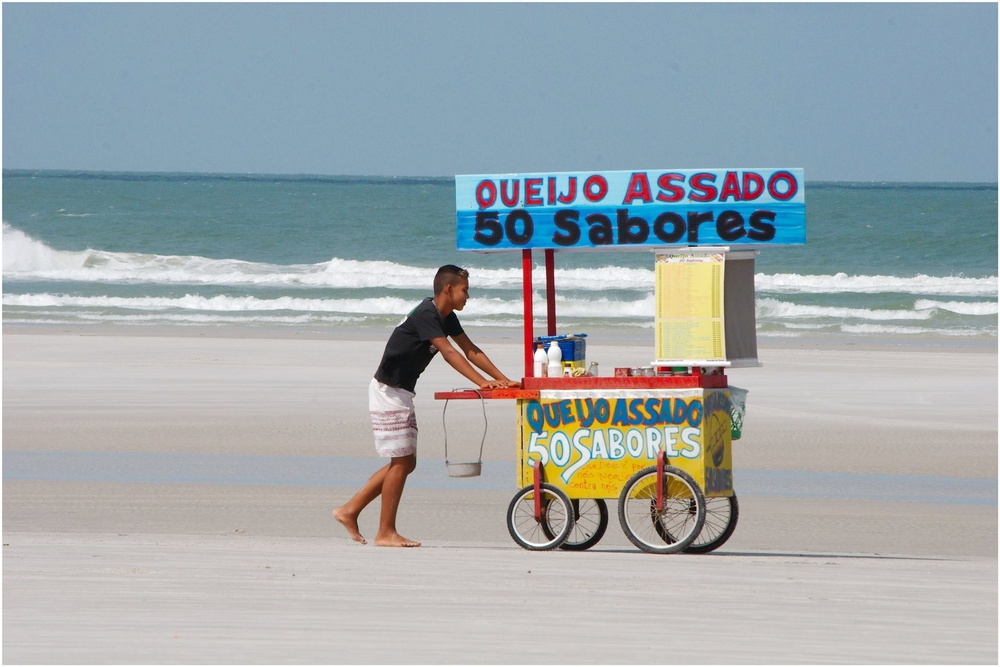
#> input picture Lab_5/salinas_beach_queijo_asado.jpg, 1000 x 667 px, shrunk from 2048 x 1367 before the run, found by its file name
$ jupyter execute lab_05.ipynb
#> lines starting #> are read from the running program, lines starting #| are printed output that depends on the picture; long printed decimals are rounded
## Universidad de Monterrey
Engineering Division
Laboratory of Advanced Robotics

### Lab 5: Blending images and measuring code performance
Authors: Laura Morales, Miguel Benavides

### Introduction

The following practice consists on analyzing images in order to get their properties such as number of channels and image resolution, we will also work with retrieving intensity values of pixels, setting a region of interest, blending images, performing bitwise operations, and measuring the performance of your code. This report will be divided in three different codes. The first one consists, on adding images, the second one is about blending images, and the third one is about analyzing the code performance. More specific detalis about each code will be provided below.

### Procedure

For this practice, the following tools were required:

* Raspberry Pi with WiFi connection capabilities
* Jupyter Notebook
* Python >= 3.5.2
* OpenCV 3.2
* Git
* GitHub account
* Markdown editor (recommended: ReText 5.3.1)

The base codes for each part of the practice were provided by the instructor but the authors of this report also contributed to the program in order to accomplish the desired objective.

### Adding images

This program consists on the addition or overlay of two images. The objective of this program is to use both possible methods to accomplish this superimposition and compare them to see if there are any differences. Firstable we need to import both images (a validation of this process was added so that the program wouldn't run unless it had an image), then both images were converted to RGB using a method previously learned, and finally, both images were added by the `add()` method from the cv2 library, and the `+` from the numpy library, both of the original images and the superimposed ones were displayed to show the results.

[cell 1]
"""
	add_images.py

	This codes lets you superimpose two images using the + operation
	from the numpy library and the add() method from the cv2 library.
	author: Miguel Benavides
	date created: 3 May 2018
	universidad de monterrey
"""

# import required libraries
import numpy as np
import matplotlib.pyplot as plt
import cv2

# specify names of image files
image_name_1 = 'salinas_beach_queijo_asado.jpg'
image_name_2 = 'salinas_beach_bird.jpg'

# load image 1
img_1 = cv2.imread(image_name_1, cv2.IMREAD_COLOR)
#> img_1 is the input picture: shape (667, 1000, 3); mean B, G, R 173.2, 169.6, 160.9

# verify that img_1 exists
if img_1 is None:
	print('ERROR: image ', image_name_1, 'could not be read')
	exit()

# convert BGR to RGB
img_1 = cv2.cvtColor(img_1, cv2.COLOR_BGR2RGB)

# load image 2
img_2 = cv2.imread(image_name_2, cv2.IMREAD_COLOR)
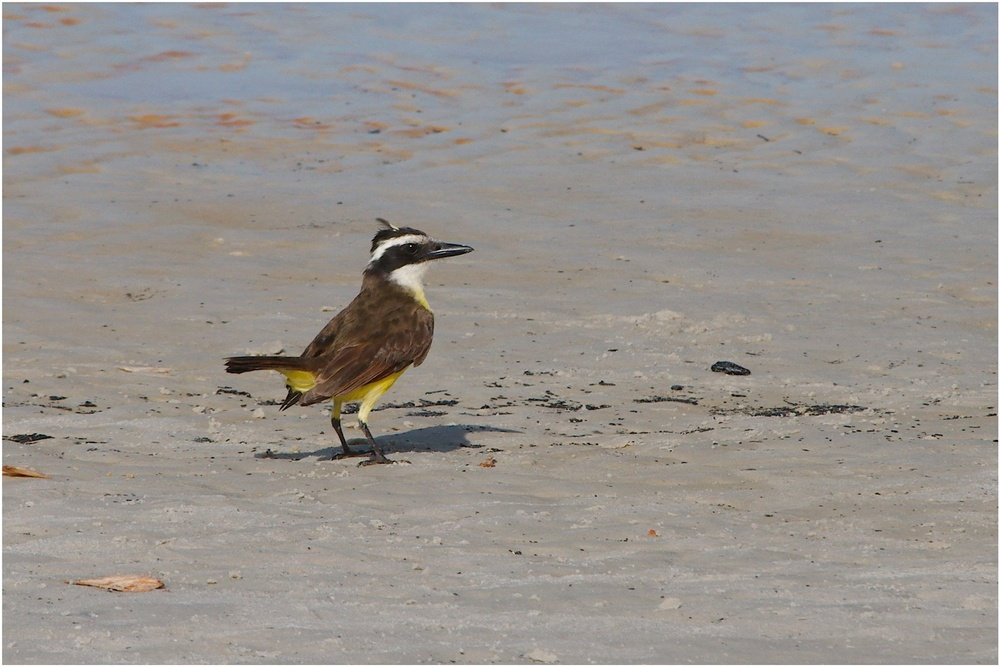
#> input picture Lab_5/salinas_beach_bird.jpg, 1000 x 667 px, shrunk from 2048 x 1367 before the run, found by its file name
#> img_2 is the input picture: shape (667, 1000, 3); mean B, G, R 142.5, 146.5, 150.9

# verify that img_1 exists
if img_2 is None:
	print('ERROR: image ', image_name_2, 'could not be read')
	exit()

# convert BGR to RGB
img_2 = cv2.cvtColor(img_2, cv2.COLOR_BGR2RGB)

# add images using cv2.add()
img_cv2 = cv2.add(img_1, img_2)
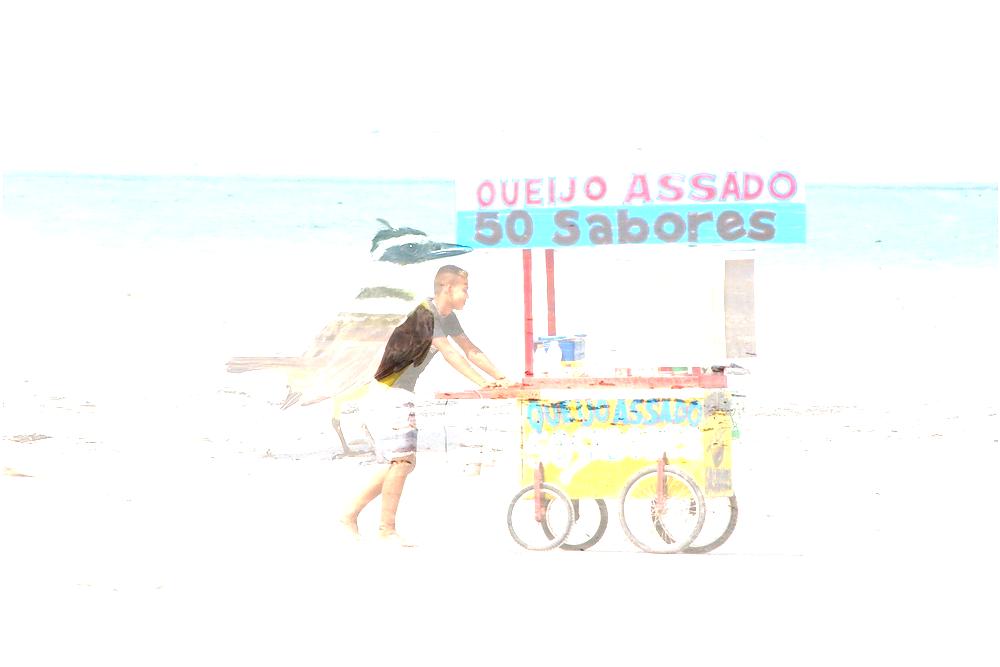
#> img_cv2: shape (667, 1000, 3); mean R, G, B 249.9, 250.9, 249.3

# add images using numpy library
img_np = np.uint8(img_1) + np.uint8(img_2)
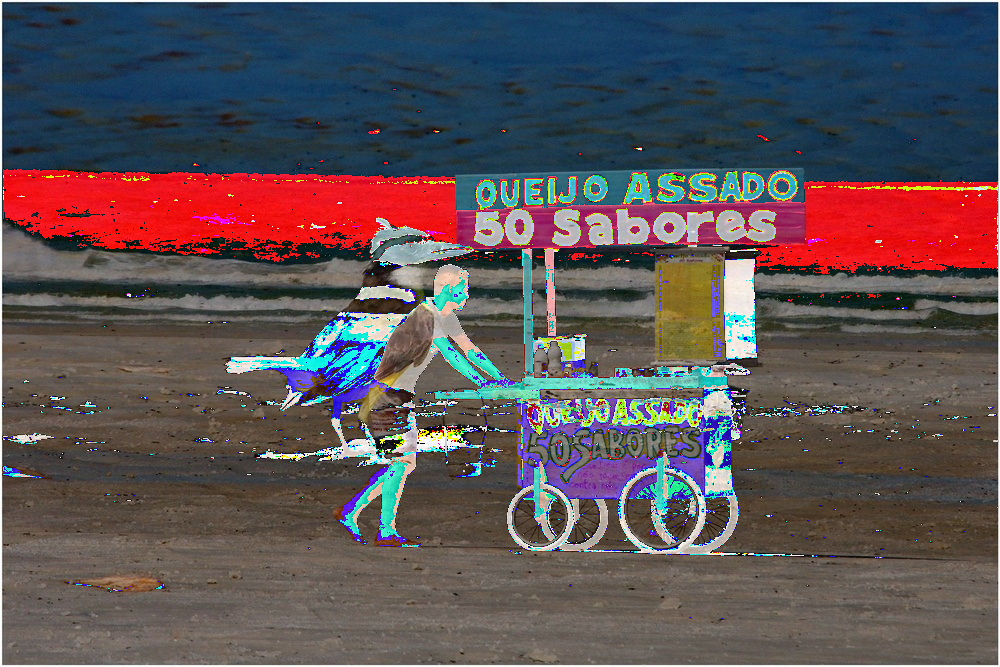
#> img_np: shape (667, 1000, 3); mean R, G, B 92.1, 82, 85.4

# visualise images
plt.figure(1)
plt.imshow(img_1)
plt.title('Image 1')

plt.figure(2)
plt.imshow(img_2)
plt.title('Image 2')

plt.figure(3)
plt.imshow(img_cv2)
plt.title('Sum of Image 1 and Image 2 using cv2.add()')

plt.figure(4)
plt.imshow(img_np)
plt.title('Sum of Image 1 and Image 2 using numpy')

# display figures
plt.show()

### Blending images

In this program we tried an alternative way to overlay images using an equation implemented by the method `cv.addWeighted()` from the OpenCV library. The equation used was the following:
The resulting image of this code was very similar to the ones obtained by the previous methods, except that with this code, you can vary the parameters of the equation to directly affect the image.

[cell 2]
"""
	blend_images.py

	This code lets you blend two images instead of adding them,
	trough an equation img = a * img1 + b* img2 + c,
	using cv.addWeighted().
	author: Miguel Benavides
	date created: 3 Marz 2018
	universidad de monterrey
"""

# import required libraries
import numpy as numpy
import matplotlib.pyplot as plt
import cv2

# specify names of image files
image_name_1 = 'salinas_beach_queijo_asado.jpg'
image_name_2 = 'salinas_beach_bird.jpg'

# load image 1
img_1 = cv2.imread(image_name_1, cv2.IMREAD_COLOR)

# verify that img_1 exists
if img_1 is None:
	print('ERROR: image ', image_name_1, 'could not be read')
	exit()

# convert BGR to RGB
img_1 = cv2.cvtColor(img_1, cv2.COLOR_BGR2RGB)

# load image 2
img_2 = cv2.imread(image_name_2, cv2.IMREAD_COLOR)

# verify that img_1 exists
if img_2 is None:
	print('ERROR: image ', image_name_2, 'could not be read')
	exit()

# convert BGR to RGB
img_2 = cv2.cvtColor(img_2, cv2.COLOR_BGR2RGB)

# blend images
img_blended = cv2.addWeighted(img_1, 0.3, img_2, 0.7, 0)
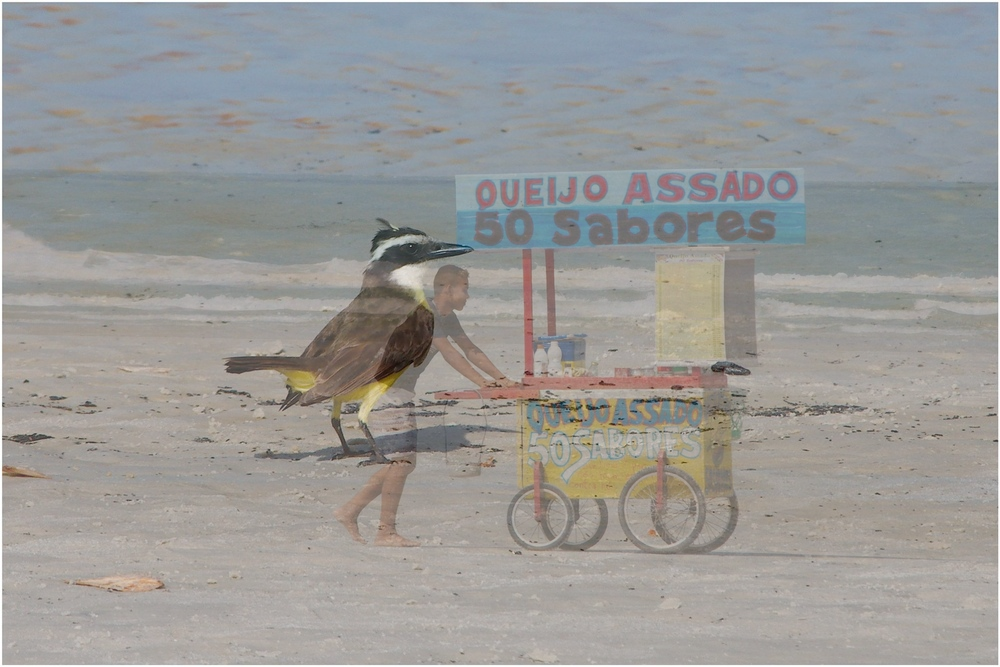
#> img_blended: shape (667, 1000, 3); mean R, G, B 153.9, 153.5, 151.7

# visualise images
plt.figure(1)
plt.imshow(img_1)
plt.title('Image 1')

plt.figure(2)
plt.imshow(img_2)
plt.title('Image 2')

plt.figure(3)
plt.imshow(img_blended)
plt.title('Image blended using Image 1 and Image 2')

# display figures
plt.show()

### Code Performance Measurement

This program is useful in order to know the performance of the code that you're working with; specially when it comes to large operations, it is handy to manage the processing time. To accomplish this, the OpenCV library offers two methods: `getTickCount()` and `getTickFrecuency`.  The first method returns the number of clock-cycles that have elapsed after a reference event to the moment this method is called, the second method outputs the number of clock-cycles per second so that if you are interested in measuring the execution time that a section of code takes to be completed.

[cell 3]
"""
	measure_code_performance.py

	The code below shows you how to measure the performance of
	the code used for image properties printing and image
	visualisation in Lab 4.
	author: Miguel Benavides
	date created: 3 Marz 2018
	universidad de monterrey
"""

# import required libraries
import numpy as numpy
import matplotlib.pyplot as plt
import cv2

# print image statistics
def print_image_statistics(img, head_string):

	"""
		This function generates the statistics for a given
		image and plots the figure
	"""
	# add your code below this line

	# get image size
	img_size = img.shape

	# print image size
	print('\nCOLOUR IMAGE STATS:')
	print('colour image size: ', img_size)

	# retrieve image width resolution
	print('image width resolution: ', img_size[0])

	# retrieve image height resolution
	print('image height resolution: ', img_size[1])

	# retrieve number of channels
	if len(img_size) < 3:
		print('number of channels: ', 1)
	else:
		print('number of channels: ', img_size[2])

	# minimum pixel value in image
	print('minimum intensity value: ', img.min())

	# minimum pixel value in image
	print('max intensity value: ', img.max())

	# maximum intensity value in image
	print('meam intensity value: ', img.mean())

	# print type of image
	print('type of image: ', img.dtype)

	return None

# visualise image
def visualise_image(img, fig_number, fig_title, iscolour):

	"""
		This code lets you visualize the image generated
	"""
	# add your code below this line

	# visualise colour image
	plt.figure(fig_number)
	if iscolour == 0:
		plt.imshow(img, cmap='gray')
	else:
		plt.imshow(img)
	plt.title(fig_title)
	plt.xlabel('x-resolution')
	plt.ylabel('y-resolution')

	return None

# read image
image_name = 'vehicular_traffic.jpg'
img_colour = cv2.imread(image_name, cv2.IMREAD_COLOR)
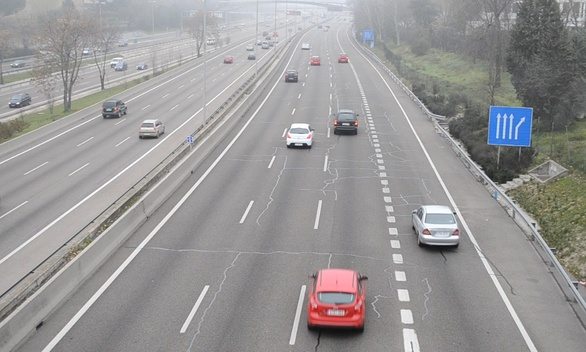
#> input picture Lab_1/vehicular_traffic.jpg, 586 x 352 px, shrunk from 1200 x 720 before the run, found by its file name
#> img_colour is the input picture: shape (352, 586, 3); mean B, G, R 151.1, 151.1, 152.5

# verify that image exists
if img_colour is None:
	print('ERROR: image ', image_name, 'could not be read')
	exit()

# convert from BGR to RGB so that the image can be visualised using matplotlib
img_colour = cv2.cvtColor(img_colour, cv2.COLOR_BGR2RGB)

# convert the input colour image into a grayscale image
e1 = cv2.getTickCount()
img_greyscale = cv2.cvtColor(img_colour, cv2.COLOR_BGR2GRAY)
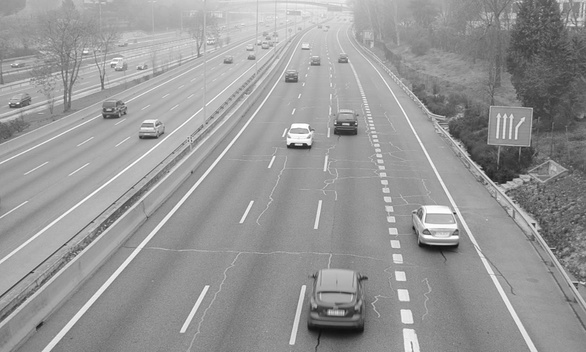
#> img_greyscale: shape (352, 586); min 15, max 255, mean 151.5
e2 = cv2.getTickCount()
time = (e2 - e1)/ cv2.getTickFrequency()
print('\nConversion from colour to greyscale took: ', time, 'seconds')

# print colour image stats and visualise it
e1 = cv2.getTickCount()
print_image_statistics(img_colour, 'COLOUR IMAGE STATS:')
#| colour image size:  (352, 586, 3)
#| image width resolution:  352
#| image height resolution:  586
#| number of channels:  3
#| minimum intensity value:  14
#| max intensity value:  255
#| meam intensity value:  151.581
#| type of image:  uint8
e2 = cv2.getTickCount()
time = (e2 - e1)/ cv2.getTickFrequency()
print('\nCODE PERFORMANCE:')
print('printing colour image stats took: ', time, 'seconds')

e1 = cv2.getTickCount()
visualise_image(img_colour, 1, 'INPUT IMAGE: COLOUR', 1)
e2 = cv2.getTickCount()
time = (e2 - e1)/ cv2.getTickFrequency()
print('visualising colour image took: ', time, 'seconds')

# print greyscale image stats and visualise it
e1 = cv2.getTickCount()
print_image_statistics(img_greyscale, 'GREYSCALE IMAGE STATS:')
#| colour image size:  (352, 586)
#| image width resolution:  352
#| image height resolution:  586
#| minimum intensity value:  15
#| max intensity value:  255
#| meam intensity value:  151.466
#| type of image:  uint8
e2 = cv2.getTickCount()
time = (e2 - e1)/ cv2.getTickFrequency()
print('\nCODE PERFORMANCE:')
print('Printing greyscale image stats took: ', time, 'seconds')

e1 = cv2.getTickCount()
visualise_image(img_greyscale, 2, 'OUTPUT IMAGE: GREYSCALE', 0)
e2 = cv2.getTickCount()
time = (e2 - e1)/ cv2.getTickFrequency()
print('Visualising grey colour image took: ', time, 'seconds')

# visualise figures
plt.show()
